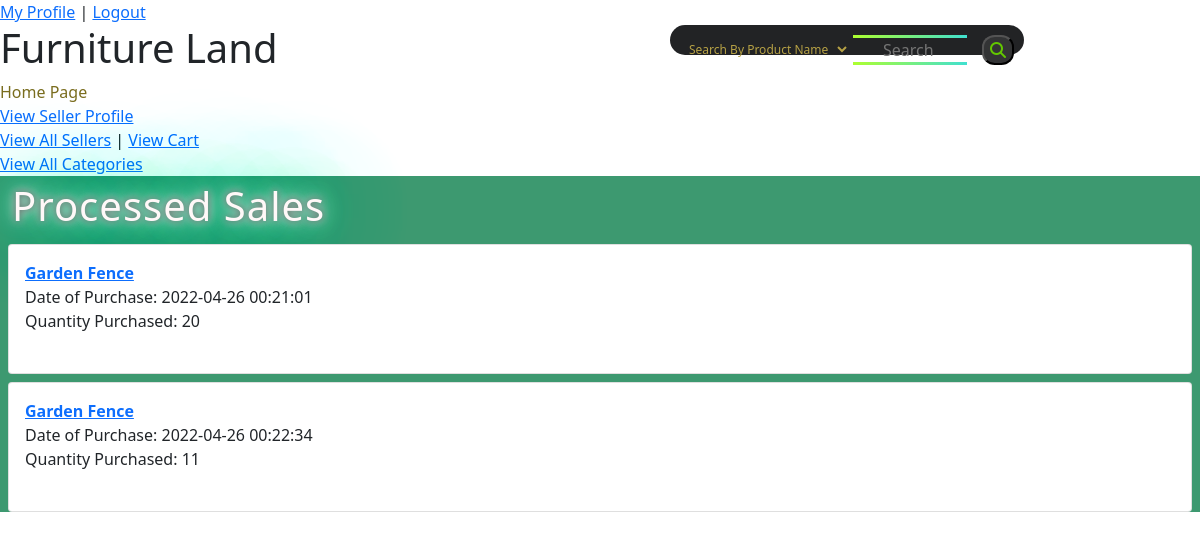
/Seller/salehistory (signed in), run on the app's committed database.
### tables this page shows
CREATE TABLE `sale` (
  `sale_id` int(11) NOT NULL,
  `seller_id` int(11) NOT NULL,
  `user_id` int(11) NOT NULL,
  `product_id` int(11) NOT NULL,
  `quantity` int(11) NOT NULL,
  `timestamp` timestamp NOT NULL DEFAULT current_timestamp() ON UPDATE current_timestamp()
);

CREATE TABLE `product` (
  `product_id` int(11) NOT NULL,
  `product_name` varchar(50) NOT NULL,
  `category_id` int(11) NOT NULL,
  `seller_id` int(11) NOT NULL,
  `available_quantity` int(11) NOT NULL,
  `price` int(11) NOT NULL,
  `description` text NOT NULL,
  `quality` tinyint(1) NOT NULL COMMENT ' 0 is new, 1 is somewhat used, 2 is very used'
);

### app/controllers/Seller.php (called while the page is built, shortened)
<?php
        class Seller extends \app\core\Controller {
            public function salehistory() {
                $sale = new \app\models\Sale();
                $allSales = $sale->getBySellerId($_SESSION['seller_id']);
                $this->view('Seller/salehistory', $allSales);
            }
        }

### app/core/App.php (called while the page is built, shortened)
<?php
		class App {
			private $method = 'index';
			public function __construct() {
				$url = self::parseUrl();
				if (isset($url[0])) {
					unset($url[0]);
				}
				$this->controller = new $this->controller;
				if (isset($url[1])) {
					if (method_exists($this->controller, $url[1]))
						$this->method = $url[1];
					unset($url[1]);
				}
				$this->params = $url ? array_values($url) : [];
				call_user_func_array([$this->controller, $this->method], $this->params);
			}
			private static function parseUrl() {
				if (isset($_GET['url'])) {
					return explode('/',
						filter_var(
							rtrim($_GET['url'], '/'),
							FILTER_SANITIZE_URL)
					);
				}
			}
		}

### index.php (called while the page is built, shortened)
<?php
    new \app\core\App();

### app/core/DBConnection.php (called while the page is built, shortened)
<?php
		class DBConnection {
			static $connection = null;
			private function __construct() {
				if (self::$connection == null) {
					$host = 'localhost';
					$DBname = 'projectdb';
					$user = 'root';
					$password = '';
					self::$connection = new \PDO("mysql:host=$host;dbname=$DBname", $user, $password);
				}
			}
			public static function getInstance() {
				return self::$connection;
			}
		}

### app/models/Sale.php (called while the page is built, shortened)
<?php
        class Sale extends \app\core\Model {
            public function getBySellerId($seller_id) {
                $SQL = 'SELECT * FROM sale WHERE seller_id = :seller_id';
                $STMT = self::$_connection->prepare($SQL);
                $STMT->execute(['seller_id'=>$seller_id]);
                $STMT->setFetchMode(\PDO::FETCH_CLASS, "app\models\Sale");
                return $STMT->fetchAll();
            }
        }
?>

### app/models/Product.php (called while the page is built, shortened)
<?php
        class Product extends \app\core\Model {
            function get($product_id) {
                $SQL = 'SELECT * FROM product WHERE product_id = :product_id';
                $STMT = self::$_connection->prepare($SQL);
                $STMT->execute(['product_id'=>$product_id]);
                $STMT->setFetchMode(\PDO::FETCH_CLASS, "app\models\Product");
                return $STMT->fetch();
            }
        }

### app/views/Seller/salehistory.php (the view, shortened to what this page needs)
<html>
	<head>
		<link rel="stylesheet" href="../public/css/style.css">
		<link href="https://cdn.jsdelivr.net/npm/bootstrap@5.1.3/dist/css/bootstrap.min.css" rel="stylesheet">
	</head>
	<body>
		<div class='products'>
		<h1 id='all'>Processed Sales</h1>
		<?php
			$product = new \app\models\Product();
          	foreach($data as $sale){
          		$currentProduct = $product->get($sale->product_id);
				echo "<div class='card m-2'>
						<div class='card-body'><b>
						<a href='/Product/index/$currentProduct->product_id'>$currentProduct->product_name</a></b> <br>
						Date of Purchase: $sale->timestamp <br>
						Quantity Purchased: $sale->quantity<br> <br> </div></div>";
			}
        ?>
		</div>
	</body>
</html>

### public/css/style.css (style rules this page uses)
.products { background: #3D9970; }
h1#all { Letter-spacing: 1px; margin-left: 10px; color: rgb(255, 248, 248); text-shadow: 0 0 7px rgb(75, 72, 72), 0 0 10px #fff, 0 0 21px #fff, 0 0 42px #0fa, 0 0 82px #0fa, 0 0 92px #0fa, 0 0 102px #0fa, 0 0 151px #0fa; line-height: 1.5em; text-indent: 2px; }
b { color: #0c7e1b; }

### data on the page
sale: product.product_name "Garden Fence", timestamp "2022-04-26 00:21:01", quantity "20"
sale: product.product_name "Garden Fence", timestamp "2022-04-26 00:22:34", quantity "11"
